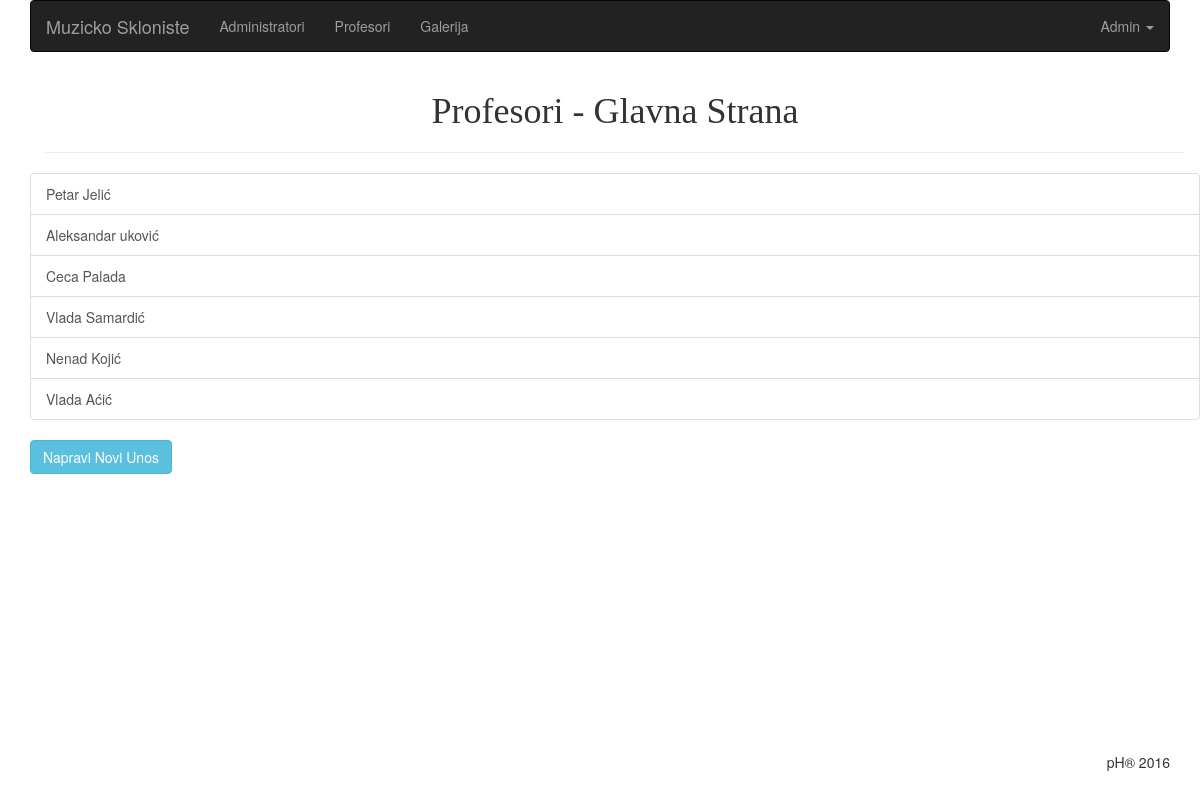
Screenshot of /php/views/profesori/index.php (signed in) with the database file from the repository.
### tables this page shows
CREATE TABLE profesori(id INTEGER PRIMARY KEY AUTOINCREMENT, name TEXT NOT NULL, surname TEXT NOT NULL, bio TEXT, instrument TEXT, img text(10));

### php/app/database/QueryBuilder.php (called while the page is built, shortened)
<?php
class QueryBuilder
{
	public function selectAllProf($table)
	{
		$db = new SQLite3('../../../skloniste.db');
		$stmt = $db->query('SELECT * FROM '.$table);
		while($result = $stmt->fetchArray(SQLITE3_ASSOC)):
			$r[] = $result;
		endwhile;
		if(isset($r)){
			return $r;
		}
	}
}

### php/views/profesori/index.php (the view)
<?php
	require 'prof.header.php';
	$query = $app['database'];
	$profesori = $query->selectAllProf('profesori');
?>
<section class="main">
	<div class="container">
		<h1 style="font-family: Impact; text-align: center;">Profesori - Glavna Strana</h1>
		<hr>
		<div class="row">
			<div class="list-group">
			<?php if (!isset($profesori)): ?>
			<?php else: ?>
			<?php foreach ($profesori as $p): ?>
				<a href="show.php?id=<?= $_POST['id'] = $p['id']; ?>" class="list-group-item"><?= $p['name']. ' ' . $p['surname']; ?></a>
			<?php endforeach; ?>
			<?php endif; ?>
			</div>
		</div>
		<div class="row">
			<a href="create.php" class="btn btn-info">Napravi Novi Unos</a>
		</div>
	</div>
</section>
<?php require '../admin.footer.php'; ?>

### php/views/assets/css/admin.css (style rules this page uses)
.main { height: 75vh; }

### rows the page displays
profesori: name "Petar", surname "Jelić"
profesori: name "Aleksandar", surname "uković"
profesori: name "Ceca", surname "Palada"
profesori: name "Vlada", surname "Samardić"
profesori: name "Nenad", surname "Kojić"
profesori: name "Vlada", surname "Aćić"
